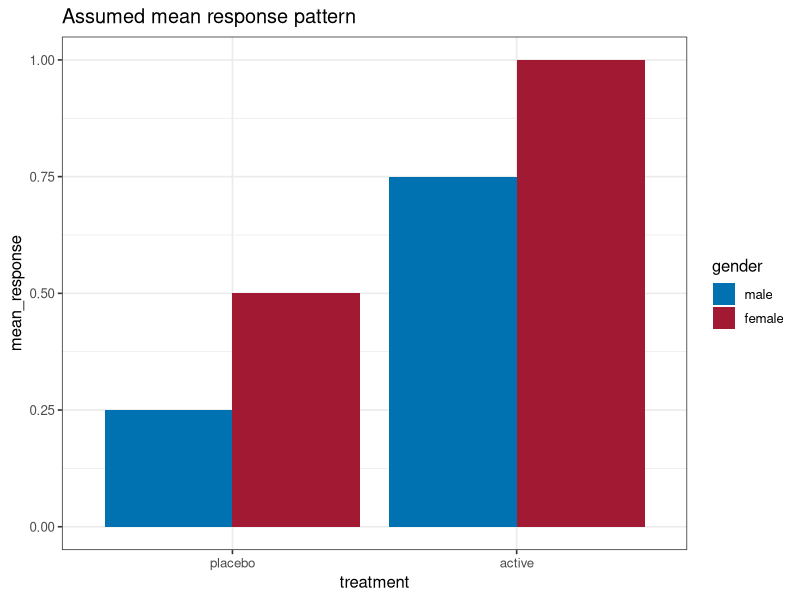
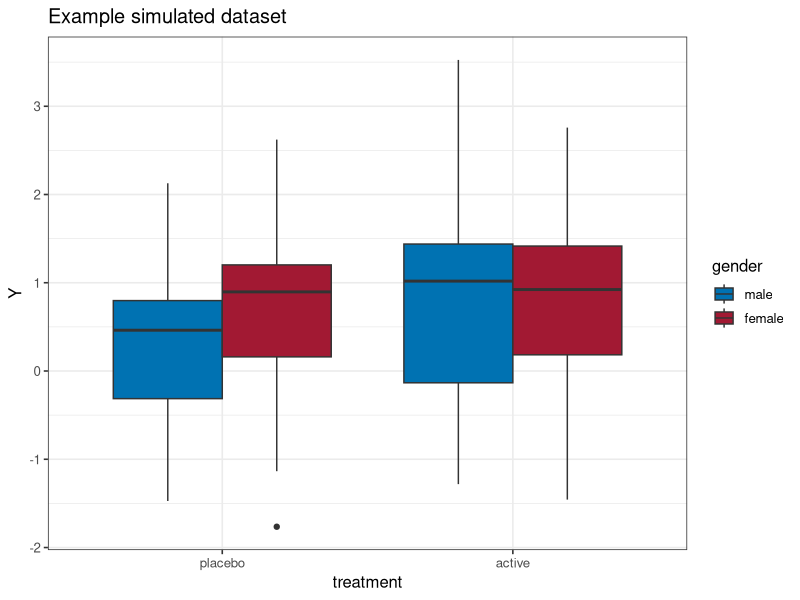

Here is the R script that generated these plots, in order:
## ---- chunk 1
library(ggplot2)

knitr::opts_chunk$set(
  echo = TRUE, message = FALSE, warning = FALSE, fig.width=1.7*7, fig.height=7, crop=TRUE,
  tidy = FALSE, comment = NA)

theme_set(theme_bw(base_size=12))
# The palette with black:
cbbPalette <- c("#0072B2", "#a21933", "#CC79A7", "#000000", "#E69F00", "#56B4E9", "#009E73", "#F0E442", "#D55E00")
dxpal <- c("#2b8cbe", "#fc8d59","#e34a33", "#fdcc8a", "#74a9cf")
Palette0 <- Palette <- dxpal
scale_colour_discrete <- function(...) scale_colour_manual(..., values=cbbPalette)
scale_fill_discrete <- function(...) scale_fill_manual(..., values=cbbPalette)
## ---- chunk 2
mean_response <- expand.grid(treatment = c('placebo', 'active'),
                         gender = c('male', 'female'))
mean_response$mean_response <- ifelse(mean_response$treatment == 'active', 0.75, 0.25)
mean_response$mean_response <- mean_response$mean_response + ifelse(mean_response$gender == 'female', 0.25, 0)
ggplot(mean_response, aes(treatment, mean_response, fill = gender)) + 
  geom_bar(position = 'dodge', stat = 'identity') +
  ggtitle("Assumed mean response pattern")
## ---- chunk 3
set.seed(20130514)
nobs <- 120
sim_data <- cbind(mean_response, data.frame(id = 1:nobs))
sim_data$noise <- rnorm(n=nobs)
sim_data$Y <- with(sim_data, mean_response + noise)
t.test(Y~treatment, data = sim_data)
summary(lm(Y~treatment + gender, data = sim_data))
## ---- chunk 4
ggplot(sim_data, aes(treatment, Y, fill = gender)) + 
  geom_boxplot(position = 'dodge') +
  ggtitle("Example simulated dataset")
## ---- chunk 5
set.seed(20130514)
nsim <- 10000
t_test_result <- lm_result <- matrix(NA, nsim, 2)
for(i in 1:nsim){
  sim_data$noise <- rnorm(n=nobs)
  sim_data$Y <- with(sim_data, mean_response + noise)
  tt1 <- t.test(Y~treatment, data = sim_data)
  lm1 <- summary(lm(Y~treatment + gender, data = sim_data))
  t_test_result[i, ] <- c(tt1$estimate %*% c(-1,1), tt1$p.value)
  lm_result[i, ] <- lm1$coef['treatmentactive', c('Estimate', 'Pr(>|t|)')]
}
